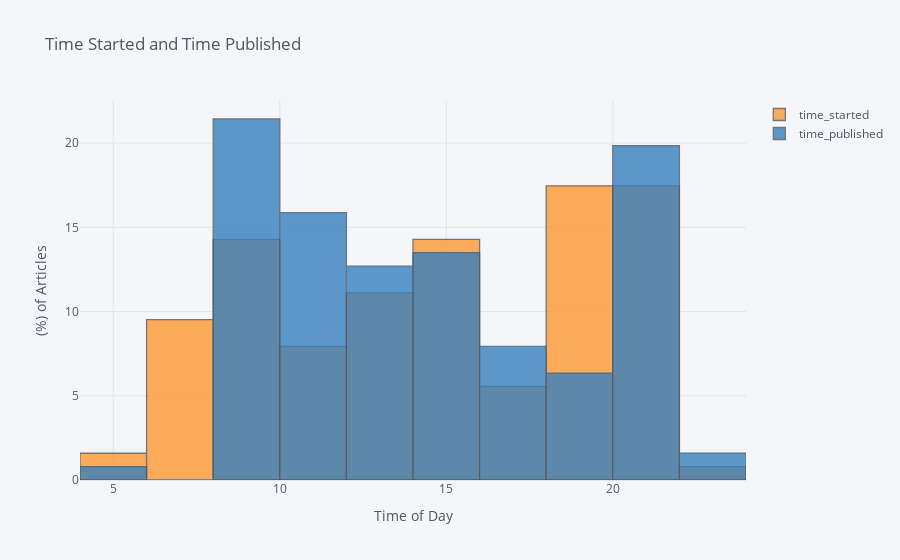

Notebook code cell kept with this figure:
### Code cell
#If we want to plot overlaid histograms, setting barmode to group with two distributions.
def to_time(dt):
    return dt.hour + dt.minute / 60

df["time_started"] = df["started_date"].apply(to_time)
df["time_published"] = df["published_date"].apply(to_time)
df[['time_started', 'time_published']].iplot(kind='hist', histnorm='percent', barmode='overlay', xTitle='Time of Day', 
                                             yTitle='(%) of Articles', title='Time Started and Time Published')

### Figure 1 — Plotly figure (JSON) as saved in the notebook; plotly's stock layout.template omitted (floating-point values rounded to 4 significant figures)
{"data": [{"histfunc": "count", "histnorm": "percent", "marker": {"color": "rgba(255, 153, 51, 1.0)", "line": {"color": "#4D5663", "width": 1.3}}, "name": "time_started", "opacity": 0.8, "orientation": "v", "type": "histogram", "x": [14.4, 22.03, 12, 18.35, 20.3, 19.12, 11.52, 20.82, 9.1, 20.07, 15.23, 11.33, 13.03, 6.967, 12.62, 15.78, 20.72, 15.3, 14.02, 13.55, 6.1, 15.18, 19.47, 18.78, 18.8, 21.63, 13.3, 20.73, 17.38, 12.43, 8.75, 8.067, 10.7, 18.27, 7.267, 18.45, 15.78, 21.08, 19.8, 18.37, 20.53, 7.6, 20.63, 7.817, 20.63, 7.3, 8.25, 19.1, 7.783, 20.63, 14.53, 12.37, 12.67, 12.37, 21.35, 9.55, 20.1, 9.967, 19.95, 11.03, 13.03, 19.45, 13.63, 13.98, 9.6, 12.13, 18.18, 6.85, 18.2, 16.28, 10.92, 16, 19.12, 19.93, 7.033, 11.18, 20.47, 15.3, 19.02, 12.02, 9.217, 8.667, 20.02, 15.45, 14.9, 5.467, 10.85, 20.07, 14.35, 19.87, 5.05, 16.35, 6.983, 20.22, 21.15, 8.4, 15.68, 15.28, 10.38, 11.3, 20.2, 17.12, 17.78, 15.72, 21.28, 19.85, 19.85, 19.17, 7.867, 18.8, 8.717, 15.43, 14.75, 8.25, 8.367, 8.283, 8.333, 8.317, 8.35, 7.333, 15.48, 11.68, 16.93, 20.15, 9.95, 21.6]}, {"histfunc": "count", "histnorm": "percent", "marker": {"color": "rgba(55, 128, 191, 1.0)", "line": {"color": "#4D5663", "width": 1.3}}, "name": "time_published", "opacity": 0.8, "orientation": "v", "type": "histogram", "x": [14.42, 22.03, 12.92, 9.133, 8.85, 21.15, 17.9, 21.28, 17.83, 14.35, 14.4, 12.97, 12.97, 19.97, 15.28, 17.05, 14.03, 17.1, 15.15, 15.07, 10.33, 11.33, 11.37, 18.85, 13.75, 20.25, 20.62, 9.75, 16.97, 21.82, 20.8, 9.85, 15.4, 19.7, 8.917, 15.5, 20.27, 14.37, 18.45, 20.28, 8.667, 11.68, 9.433, 9.2, 9.15, 22.48, 18.95, 11.45, 12.82, 9.55, 11.17, 16.27, 10.48, 9.783, 12.73, 8.6, 14.2, 20.63, 13.52, 13.57, 15.45, 11.07, 12.55, 9.567, 9.8, 14.27, 11.65, 10.02, 20.58, 10.2, 8.433, 8.55, 11.07, 8.95, 9.583, 9.067, 5.883, 14.72, 19.82, 9.8, 9.85, 19.13, 12.73, 17.45, 9.433, 10.52, 17.92, 10.43, 13.68, 21.07, 13.17, 12.52, 10.43, 15.53, 20.73, 21.5, 10.23, 10.28, 9, 8.583, 21.9, 19.95, 13.42, 10.38, 11.83, 16.27, 14.68, 21.27, 12.65, 21.05, 20.07, 20.38, 15.47, 21.37, 21.4, 21.42, 21.43, 21.43, 21.45, 8, 12.52, 11.6, 17.88, 8.25, 9.483, 21.07]}], "layout": {"barmode": "overlay", "legend": {"bgcolor": "#F5F6F9", "font": {"color": "#4D5663"}}, "paper_bgcolor": "#F5F6F9", "plot_bgcolor": "#F5F6F9", "title": {"font": {"color": "#4D5663"}, "text": "Time Started and Time Published"}, "xaxis": {"gridcolor": "#E1E5ED", "showgrid": true, "tickfont": {"color": "#4D5663"}, "title": {"font": {"color": "#4D5663"}, "text": "Time of Day"}, "zerolinecolor": "#E1E5ED"}, "yaxis": {"gridcolor": "#E1E5ED", "showgrid": true, "tickfont": {"color": "#4D5663"}, "title": {"font": {"color": "#4D5663"}, "text": "(%) of Articles"}, "zerolinecolor": "#E1E5ED"}}}
